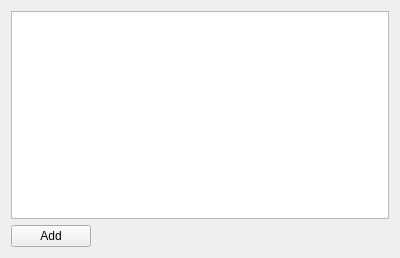
<?xml version="1.0" encoding="UTF-8"?>
<ui version="4.0">
 <class>LRouteWidget</class>
 <widget class="QWidget" name="LRouteWidget">
  <property name="geometry">
   <rect>
    <x>0</x>
    <y>0</y>
    <width>400</width>
    <height>258</height>
   </rect>
  </property>
  <property name="windowTitle">
   <string>Form</string>
  </property>
  <layout class="QVBoxLayout" name="verticalLayout">
   <item>
    <widget class="QTableView" name="tableView">
     <property name="selectionMode">
      <enum>QAbstractItemView::SingleSelection</enum>
     </property>
     <property name="selectionBehavior">
      <enum>QAbstractItemView::SelectRows</enum>
     </property>
    </widget>
   </item>
   <item>
    <widget class="QPushButton" name="btnAdd">
     <property name="sizePolicy">
      <sizepolicy hsizetype="Fixed" vsizetype="Fixed">
       <horstretch>0</horstretch>
       <verstretch>0</verstretch>
      </sizepolicy>
     </property>
     <property name="text">
      <string>Add</string>
     </property>
    </widget>
   </item>
  </layout>
 </widget>
 <resources/>
 <connections/>
</ui>
